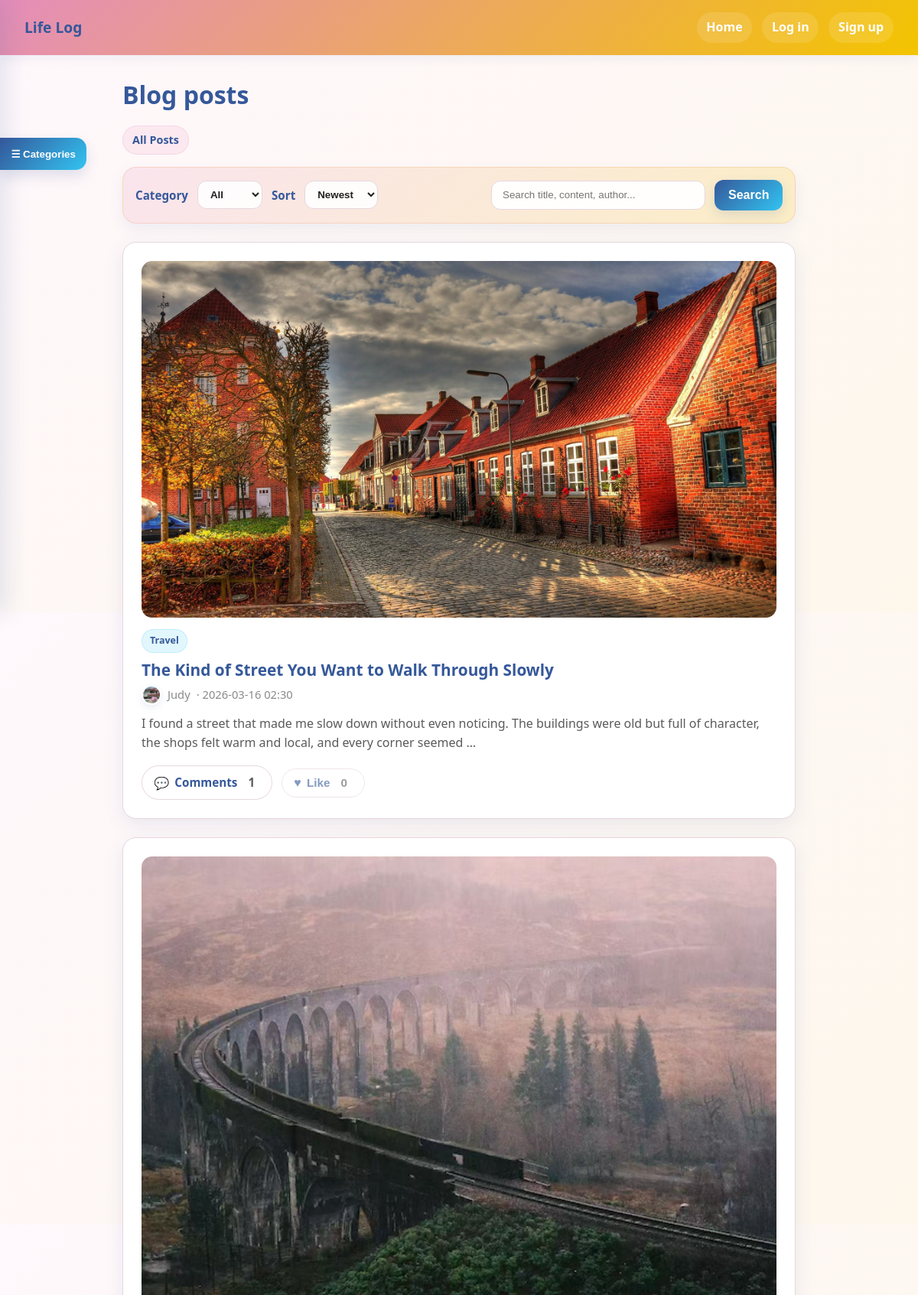
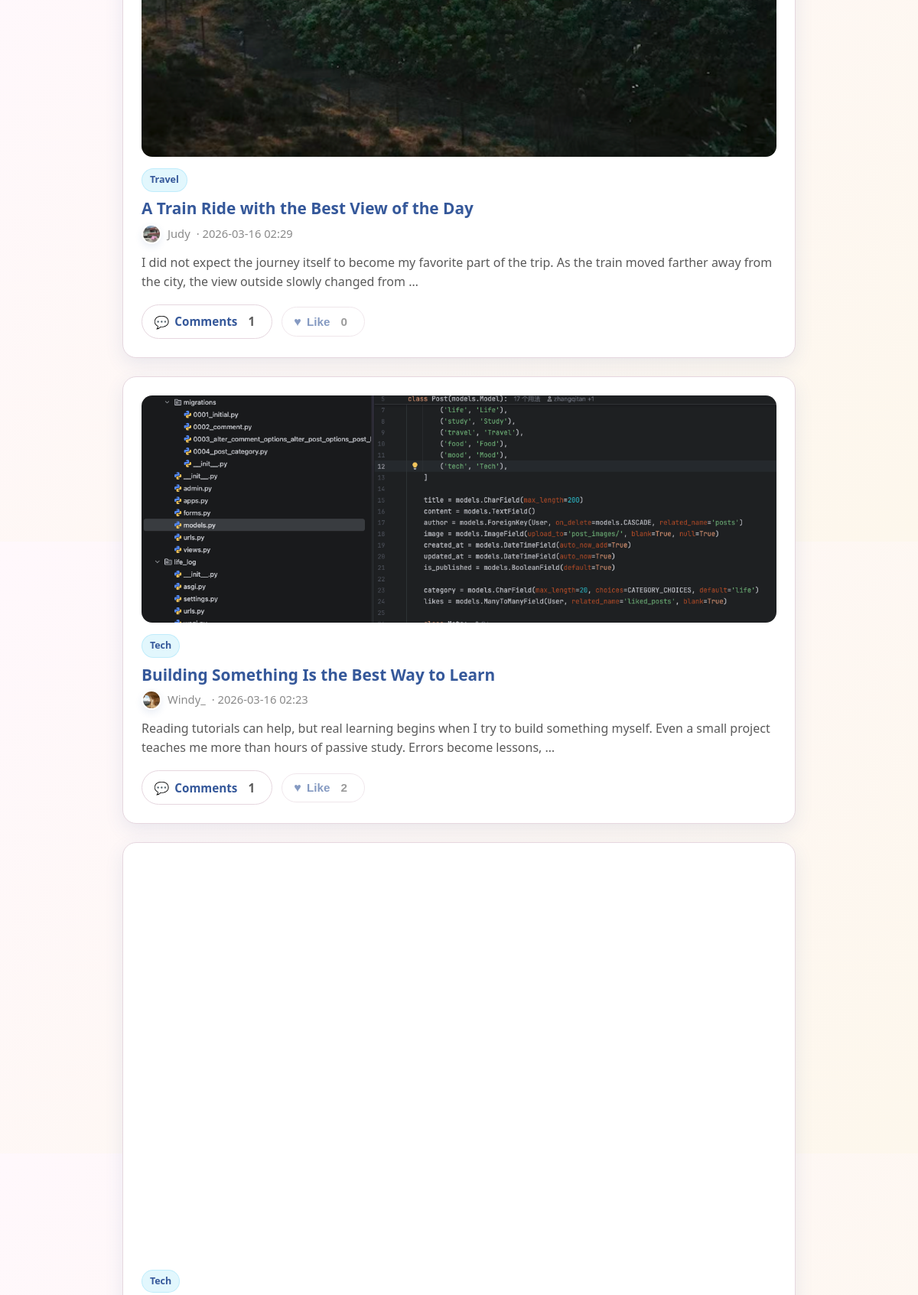
The page / (upper part) on the database its author committed (2 pictures, top to bottom).
### blog/models.py (models this page shows, shortened)
class Post(models.Model):
    CATEGORY_CHOICES = [
        ('life', 'Life'),
        ('study', 'Study'),
        ('travel', 'Travel'),
        ('food', 'Food'),
        ('mood', 'Mood'),
        ('tech', 'Tech'),
    ]
    title = models.CharField(max_length=200)
    content = models.TextField()
    author = models.ForeignKey(User, on_delete=models.CASCADE, related_name='posts')
    image = models.ImageField(upload_to='post_images/', blank=True, null=True)
    created_at = models.DateTimeField(auto_now_add=True)
    updated_at = models.DateTimeField(auto_now=True)
    is_published = models.BooleanField(default=True)
    category = models.CharField(max_length=20, choices=CATEGORY_CHOICES, default='life')
    likes = models.ManyToManyField(User, related_name='liked_posts', blank=True)
    class Meta:
        ordering = ['-created_at']
    def total_likes(self):
        return self.likes.count() if hasattr(self, 'likes') else 0

### accounts/models.py (models this page shows, shortened)
class Profile(models.Model):
    user = models.OneToOneField(User, on_delete=models.CASCADE, related_name='profile')
    avatar = models.ImageField(upload_to='avatars/', blank=True, null=True)

### blog/views.py (the view)
# urls.py: path('', views.post_list, name='post_list'),
def post_list(request):
    qs = Post.objects.filter(is_published=True).annotate(comment_total=Count('comments', distinct=True))
    category = request.GET.get('category', '').strip()
    q = request.GET.get('q', '').strip()
    sort = request.GET.get('sort', 'new').strip()
    if category:
        qs = qs.filter(category=category)
    if q:
        qs = qs.filter(
            Q(title__icontains=q) |
            Q(content__icontains=q) |
            Q(author__username__icontains=q)
        )
    if sort == 'old':
        qs = qs.order_by('created_at')
    elif sort == 'popular':
        if hasattr(Post, 'likes'):
            qs = qs.annotate(like_total=Count('likes')).order_by('-like_total', '-created_at')
        else:
            qs = qs.order_by('-created_at')
    else:
        qs = qs.order_by('-created_at')
    paginator = Paginator(qs, 8)
    page_number = request.GET.get('page')
    page_obj = paginator.get_page(page_number)
    categories = Post.CATEGORY_CHOICES
    current_category_label = 'All Posts'
    if category:
        category_map = dict(Post.CATEGORY_CHOICES)
        current_category_label = category_map.get(category, 'Filtered Posts')
    liked_post_ids = set()
    if request.user.is_authenticated and hasattr(request.user, 'liked_posts'):
        liked_post_ids = set(request.user.liked_posts.values_list('id', flat=True))
    return render(request, 'blog/post_list.html', {
        'page_obj': page_obj,
        'categories': categories,
        'selected_category': category,
        'current_category_label': current_category_label,
        'q': q,
        'sort': sort,
        'liked_post_ids': liked_post_ids,
    })

### templates/blog/post_list.html (shortened to what this page needs)
{% extends 'base.html' %}
{% block content %}
{% load static %}
<button
    type="button"
    id="sidebarToggle"
    class="category-handle"
    aria-label="Open category sidebar"
    aria-expanded="false"
    aria-controls="categorySidebar"
>
    ☰ Categories
</button>
<div class="page-head-row">
    <div>
        <h1 class="section-title section-title-tight">Blog posts</h1>
        <div class="current-category-chip">{{ current_category_label }}</div>
    </div>
</div>
<form class="filter-bar" method="get" action="">
    <div class="filter-left">
        <label class="filter-label" for="category">Category</label>
        <select id="category" name="category" class="filter-select">
            {% if not selected_category %}
                <option value="" selected>All</option>
            {% else %}
                <option value="">All</option>
            {% endif %}
        </select>
        <label class="filter-label" for="sort">Sort</label>
        <select id="sort" name="sort" class="filter-select">
            {% if sort == 'new' %}
                <option value="new" selected>Newest</option>
            {% else %}
                <option value="new">Newest</option>
            {% endif %}
        </select>
    </div>
    <div class="filter-right">
        <input
            id="searchQuery"
            type="text"
            name="q"
            value="{{ q }}"
            class="filter-input"
            placeholder="Search title, content, author..."
            aria-label="Search posts by title, content, or author"
        >
        <button type="submit" class="btn btn-primary filter-btn">Search</button>
    </div>
</form>
<div class="post-list-wrap">
    {% for post in page_obj %}
        <article class="card post-card">
            <a href="{% url 'blog:post_detail' post.pk %}" class="post-card-link">
                {% if post.image %}
                    {% if forloop.first %}
                        <img
                            src="{{ post.image.url }}"
                            alt="{{ post.title }}"
                            class="post-image"
                            width="1200"
                            height="675"
                            loading="eager"
                            fetchpriority="high"
                            decoding="async"
                        >
                    {% else %}
                        <img
                            src="{{ post.image.url }}"
                            alt="{{ post.title }}"
                            class="post-image"
                            width="1200"
                            height="675"
                            loading="lazy"
                            decoding="async"
                        >
                    {% endif %}
                {% endif %}
                <div class="post-card-topline">
                    <span class="post-category-badge">
                        {{ post.get_category_display }}
                    </span>
                </div>
                <h3 class="post-title">{{ post.title }}</h3>
                <p class="post-meta">
                    <span class="user-mini">
                        {% if post.author.profile.avatar %}
                            <img
                                class="avatar avatar-sm"
                                src="{{ post.author.profile.avatar.url }}"
                                alt="{{ post.author.username }} avatar"
                                width="40"
                                height="40"
                                loading="lazy"
                                decoding="async"
                            >
                        {% else %}
                            <img
                                class="avatar avatar-sm"
                                src="{% static 'img/avatar-default.png' %}"
                                alt="{{ post.author.username }} avatar"
                                width="40"
                                height="40"
                                loading="lazy"
                                decoding="async"
                            >
                        {% endif %}
                        <span>{{ post.author.username }}</span>
                    </span>
                    · {{ post.created_at|date:"Y-m-d H:i" }}
                </p>
                <p class="post-excerpt">{{ post.content|truncatewords:30 }}</p>
            </a>
            {% if user.is_authenticated %}
                <div class="post-actions-bar">
                    <a href="{% url 'blog:post_detail' post.pk %}#comments" class="meta-pill comment-pill">
                        <span class="meta-icon">💬</span>
                        <span class="meta-text">Comments</span>
                        <span class="meta-count">{{ post.comment_total }}</span>
                    </a>
                    <button
                        type="button"
                        class="like-btn {% if post.id in liked_post_ids %}liked{% endif %}"
                        data-post-id="{{ post.pk }}"
                        data-like-url="{% url 'blog:toggle_like' post.pk %}"
                        aria-pressed="{% if post.id in liked_post_ids %}true{% else %}false{% endif %}"
                        aria-label="Like post {{ post.title }}"
                    >
                        <span class="like-icon">♥</span>
                        <span class="like-text">Like</span>
                        <span class="like-count">{{ post.total_likes }}</span>
                    </button>
                </div>
            {% else %}
                <div class="post-actions-bar">
                    <a href="{% url 'blog:post_detail' post.pk %}#comments" class="meta-pill comment-pill">
                        <span class="meta-icon">💬</span>
                        <span class="meta-text">Comments</span>
                        <span class="meta-count">{{ post.comment_total }}</span>
                    </a>
                    <button
                        type="button"
                        class="like-btn"
                        disabled
                        title="Log in to like posts"
                        aria-label="Log in to like post {{ post.title }}"
                    >
                        <span class="like-icon">♥</span>
                        <span class="like-text">Like</span>
                        <span class="like-count">{{ post.total_likes }}</span>
                    </button>
                </div>
            {% endif %}
        </article>
    {% endfor %}
</div>
{% endblock %}

### rows shown on the page
Post: image (picture), category "Travel", title "The Kind of Street You Want to Walk Through Slowly", author.profile.avatar (picture), author.username "Judy", created_at "2026-03-16 02:30", content "I found a street that made me slow down without even noticing. The buildings were old but full of character, the shops felt warm and local, and every corner seemed …", comment_total "1", total_likes "0"
Post: image (picture), category "Travel", title "A Train Ride with the Best View of the Day", author.profile.avatar (picture), author.username "Judy", created_at "2026-03-16 02:29", content "I did not expect the journey itself to become my favorite part of the trip. As the train moved farther away from the city, the view outside slowly changed from …", comment_total "1", total_likes "0"
Post: image (picture), category "Tech", title "Building Something Is the Best Way to Learn", author.username "Windy_", created_at "2026-03-16 02:23", content "Reading tutorials can help, but real learning begins when I try to build something myself. Even a small project teaches me more than hours of passive study. Errors become lessons, …", comment_total "1", total_likes "2"
Post: image (picture), category "Tech"

### other values the page prints
{{ current_category_label }} "All Posts"
